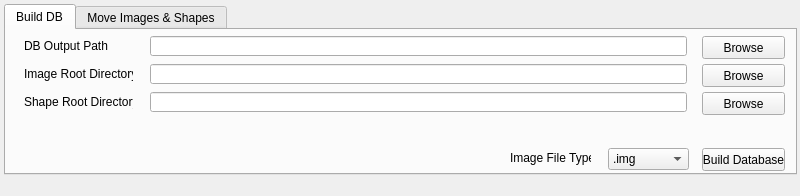
<?xml version="1.0" encoding="UTF-8"?>
<ui version="4.0">
 <class>MainWindow</class>
 <widget class="QMainWindow" name="MainWindow">
  <property name="geometry">
   <rect>
    <x>0</x>
    <y>0</y>
    <width>800</width>
    <height>196</height>
   </rect>
  </property>
  <property name="windowTitle">
   <string>Image &amp; Shapefile Matcher</string>
  </property>
  <widget class="QWidget" name="centralwidget">
   <widget class="QTabWidget" name="tabWidget">
    <property name="geometry">
     <rect>
      <x>4</x>
      <y>4</y>
      <width>793</width>
      <height>171</height>
     </rect>
    </property>
    <property name="currentIndex">
     <number>0</number>
    </property>
    <widget class="QWidget" name="tab">
     <attribute name="title">
      <string>Build DB</string>
     </attribute>
     <widget class="QLabel" name="label_5">
      <property name="geometry">
       <rect>
        <x>18</x>
        <y>8</y>
        <width>119</width>
        <height>16</height>
       </rect>
      </property>
      <property name="text">
       <string>DB Output Path</string>
      </property>
     </widget>
     <widget class="QLineEdit" name="DbOutputPath">
      <property name="geometry">
       <rect>
        <x>144</x>
        <y>6</y>
        <width>537</width>
        <height>20</height>
       </rect>
      </property>
     </widget>
     <widget class="QPushButton" name="BrowseForDbOutput">
      <property name="geometry">
       <rect>
        <x>696</x>
        <y>6</y>
        <width>83</width>
        <height>23</height>
       </rect>
      </property>
      <property name="text">
       <string>Browse</string>
      </property>
     </widget>
     <widget class="QLabel" name="label_4">
      <property name="geometry">
       <rect>
        <x>504</x>
        <y>120</y>
        <width>81</width>
        <height>16</height>
       </rect>
      </property>
      <property name="text">
       <string>Image File Type</string>
      </property>
     </widget>
     <widget class="QComboBox" name="ImageTypeCombo">
      <property name="geometry">
       <rect>
        <x>602</x>
        <y>118</y>
        <width>81</width>
        <height>22</height>
       </rect>
      </property>
      <item>
       <property name="text">
        <string>.img</string>
       </property>
      </item>
      <item>
       <property name="text">
        <string>.tif</string>
       </property>
      </item>
     </widget>
     <widget class="QPushButton" name="CreateDbButton">
      <property name="geometry">
       <rect>
        <x>696</x>
        <y>118</y>
        <width>83</width>
        <height>23</height>
       </rect>
      </property>
      <property name="text">
       <string>Build Database</string>
      </property>
     </widget>
     <widget class="QLineEdit" name="ShapeRootEdit">
      <property name="geometry">
       <rect>
        <x>144</x>
        <y>62</y>
        <width>537</width>
        <height>20</height>
       </rect>
      </property>
     </widget>
     <widget class="QLabel" name="label_6">
      <property name="geometry">
       <rect>
        <x>18</x>
        <y>36</y>
        <width>109</width>
        <height>16</height>
       </rect>
      </property>
      <property name="text">
       <string>Image Root Directory</string>
      </property>
     </widget>
     <widget class="QPushButton" name="BrowseForShapeRoot">
      <property name="geometry">
       <rect>
        <x>696</x>
        <y>62</y>
        <width>83</width>
        <height>23</height>
       </rect>
      </property>
      <property name="text">
       <string>Browse</string>
      </property>
     </widget>
     <widget class="QLabel" name="label_7">
      <property name="geometry">
       <rect>
        <x>18</x>
        <y>64</y>
        <width>109</width>
        <height>16</height>
       </rect>
      </property>
      <property name="text">
       <string>Shape Root Directory</string>
      </property>
     </widget>
     <widget class="QLineEdit" name="ImageRootDirEdit">
      <property name="geometry">
       <rect>
        <x>144</x>
        <y>34</y>
        <width>537</width>
        <height>20</height>
       </rect>
      </property>
     </widget>
     <widget class="QPushButton" name="BrowseForImageRoot">
      <property name="geometry">
       <rect>
        <x>696</x>
        <y>34</y>
        <width>83</width>
        <height>23</height>
       </rect>
      </property>
      <property name="text">
       <string>Browse</string>
      </property>
     </widget>
    </widget>
    <widget class="QWidget" name="tab_2">
     <attribute name="title">
      <string>Move Images &amp;&amp; Shapes</string>
     </attribute>
     <widget class="QLabel" name="label_3">
      <property name="geometry">
       <rect>
        <x>18</x>
        <y>54</y>
        <width>109</width>
        <height>16</height>
       </rect>
      </property>
      <property name="text">
       <string>Output Directory</string>
      </property>
     </widget>
     <widget class="QLineEdit" name="OutputDirectoryEdit">
      <property name="geometry">
       <rect>
        <x>118</x>
        <y>52</y>
        <width>577</width>
        <height>20</height>
       </rect>
      </property>
     </widget>
     <widget class="QPushButton" name="BrowseForImageDir">
      <property name="geometry">
       <rect>
        <x>706</x>
        <y>20</y>
        <width>75</width>
        <height>23</height>
       </rect>
      </property>
      <property name="text">
       <string>Browse</string>
      </property>
     </widget>
     <widget class="QPushButton" name="BrowseForDb">
      <property name="geometry">
       <rect>
        <x>706</x>
        <y>84</y>
        <width>75</width>
        <height>23</height>
       </rect>
      </property>
      <property name="text">
       <string>Browse</string>
      </property>
     </widget>
     <widget class="QLineEdit" name="DbFileInputEdit">
      <property name="geometry">
       <rect>
        <x>118</x>
        <y>84</y>
        <width>577</width>
        <height>20</height>
       </rect>
      </property>
     </widget>
     <widget class="QLabel" name="label">
      <property name="geometry">
       <rect>
        <x>18</x>
        <y>22</y>
        <width>109</width>
        <height>16</height>
       </rect>
      </property>
      <property name="text">
       <string>Image Directory:</string>
      </property>
     </widget>
     <widget class="QLineEdit" name="ImageDirInput">
      <property name="geometry">
       <rect>
        <x>118</x>
        <y>20</y>
        <width>577</width>
        <height>20</height>
       </rect>
      </property>
     </widget>
     <widget class="QPushButton" name="BrowseForOutputDir">
      <property name="geometry">
       <rect>
        <x>706</x>
        <y>52</y>
        <width>75</width>
        <height>23</height>
       </rect>
      </property>
      <property name="text">
       <string>Browse</string>
      </property>
     </widget>
     <widget class="QPushButton" name="ProcessButton">
      <property name="geometry">
       <rect>
        <x>706</x>
        <y>116</y>
        <width>75</width>
        <height>23</height>
       </rect>
      </property>
      <property name="text">
       <string>Process</string>
      </property>
     </widget>
     <widget class="QLabel" name="label_8">
      <property name="geometry">
       <rect>
        <x>18</x>
        <y>84</y>
        <width>109</width>
        <height>16</height>
       </rect>
      </property>
      <property name="text">
       <string>DB File:</string>
      </property>
     </widget>
    </widget>
   </widget>
  </widget>
  <widget class="QMenuBar" name="menubar">
   <property name="geometry">
    <rect>
     <x>0</x>
     <y>0</y>
     <width>800</width>
     <height>21</height>
    </rect>
   </property>
  </widget>
 </widget>
 <resources/>
 <connections/>
</ui>
